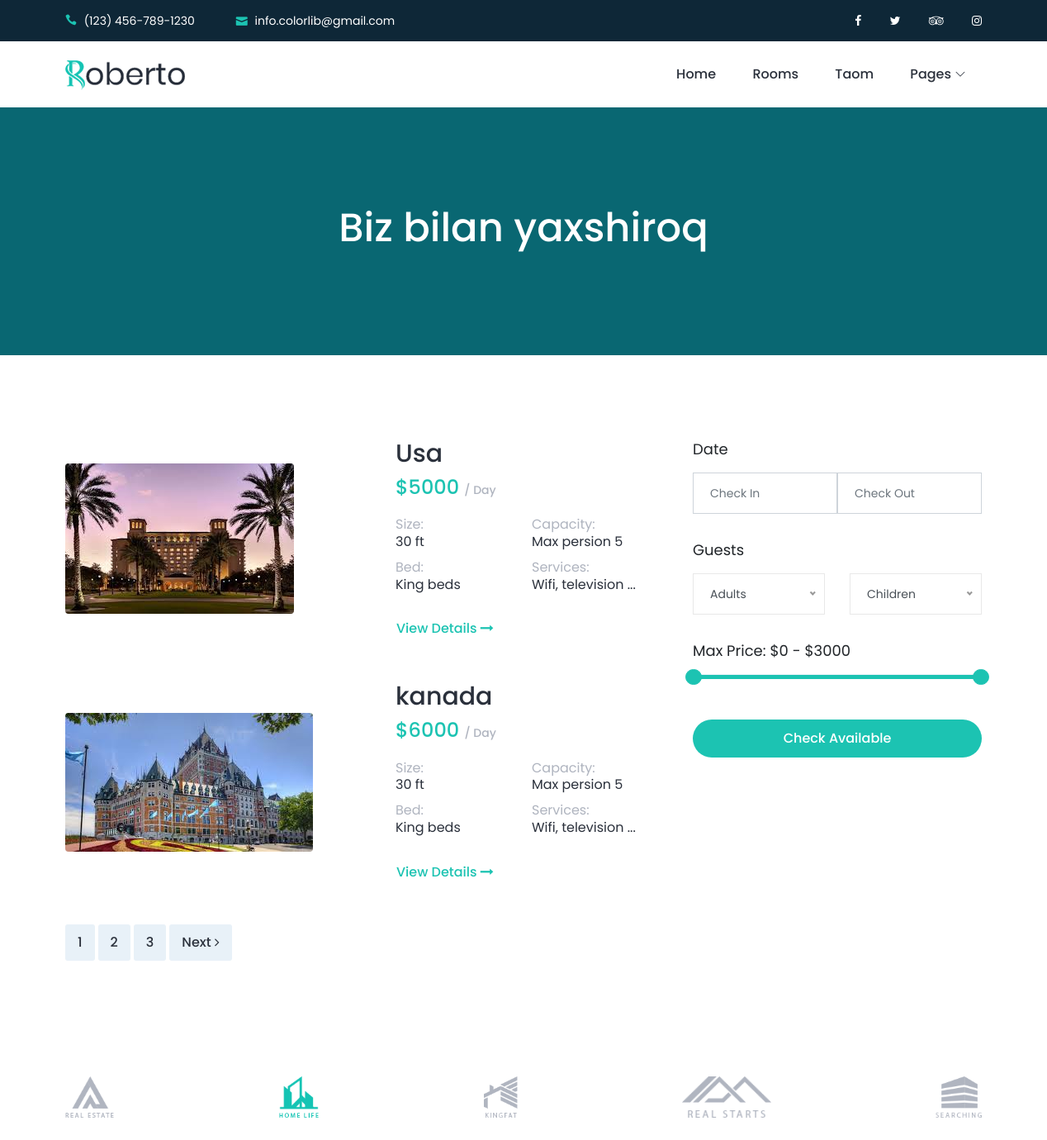
The page /category/1/ on the database as committed earlier.
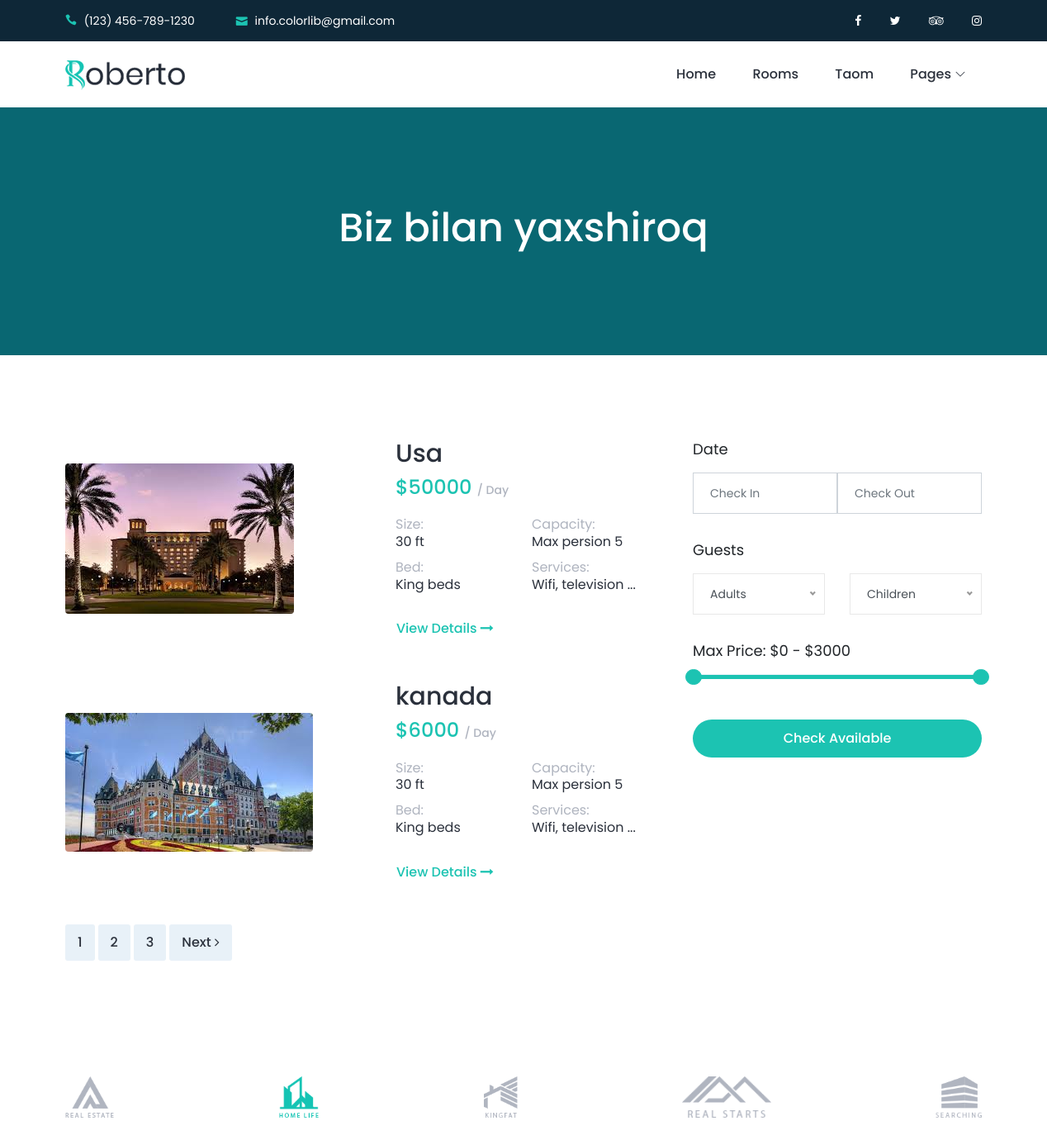
The same page on the database as committed later.
### hotel/models.py (models this page shows, shortened)
class Product(models.Model):
    name=models.CharField(max_length=100)
    malumot=models.CharField(max_length=10000,null=True)
    price=models.PositiveIntegerField()
    category=models.ForeignKey(Category , on_delete=models.CASCADE ,related_name='products')
    image = models.ImageField(upload_to='images' , null=True)

### hotel/views.py (the view)
# urls.py: path('category/<int:id>/',category,name='category'),
def category(request, id):
    cat = get_object_or_404(Category, id=id)
    products = cat.products.all().order_by('name')
    categories = Category.objects.all()
    return render(request, 'room.html', context={"products": products, "cats": categories})

### templates/room.html (shortened to what the changed rows need)
{% extends 'base.html' %}
{% load static %}
{% block content %}
    <div class="breadcrumb-area bg-img bg-overlay jarallax" style="background-color: aqua;" >
        <div class="container h-100">
            <div class="row h-100 align-items-center">
                <div class="col-12">
                    <div class="breadcrumb-content text-center">
                        <h2 class="page-title">Biz bilan yaxshiroq</h2>
                    </div>
                </div>
            </div>
        </div>
    </div>
    <div class="roberto-rooms-area section-padding-100-0">
        <div class="container">
            <div class="row">
                <div class="col-12 col-lg-8">
                    {% for i in products %}
                    <div class="single-room-area d-flex align-items-center mb-50 wow fadeInUp" data-wow-delay="100ms">
                        <div class="room-thumbnail">
                            <img src="{{i.image.url}}" alt="">
                        </div>
                        <div class="room-content">
                            <h2>{{i.name}}</h2>
                            <h4>${{i.price}} <span>/ Day</span></h4>
                            <div class="room-feature">
                                <h6>Size: <span>30 ft</span></h6>
                                <h6>Capacity: <span>Max persion 5</span></h6>
                                <h6>Bed: <span>King beds</span></h6>
                                <h6>Services: <span>Wifi, television ...</span></h6>
                            </div>
                            <a href="{% url 'batafsil' i.id %}" class="btn view-detail-btn">View Details <i class="fa fa-long-arrow-right" aria-hidden="true"></i></a>
                        </div>
                    </div>
                    {% endfor %}
                </div>
            </div>
        </div>
    </div>
{% endblock content %}

Rows that differ between the two databases and show on the page:
changed Product "Usa": price "5000" → "50000"
